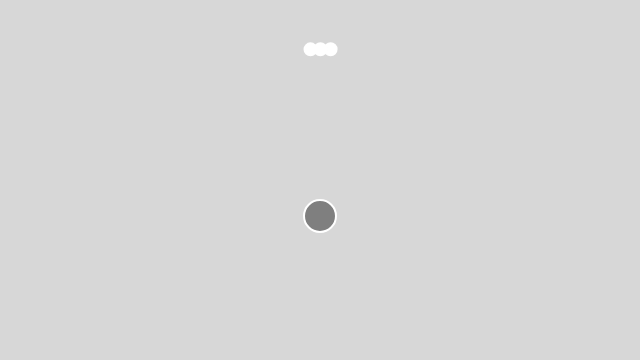
Frame 1 (no input)
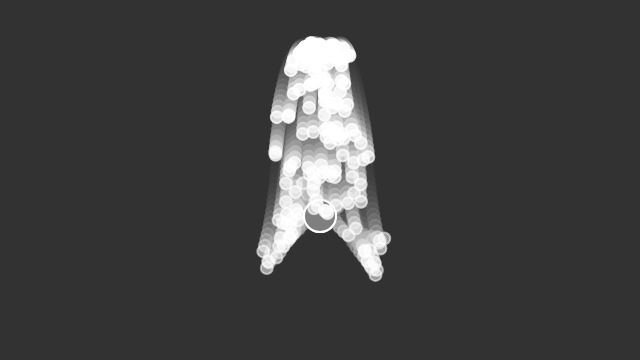
Frame 60 (no input)
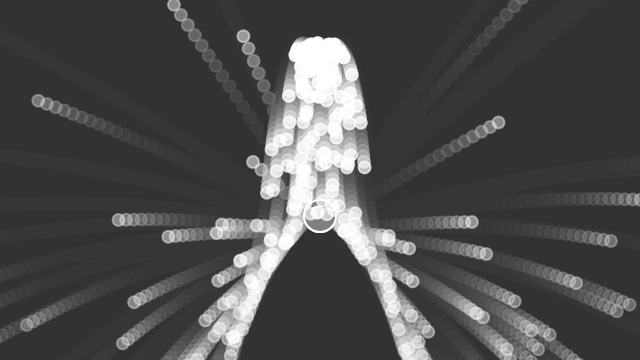
Frame 120 (the mouse pressed at the canvas centre since frame 60)

The p5.js sketch that drew these frames (run headless with seeded random() and noise() and a simulated clock; from frame 60 on, the mouse is pressed at the canvas centre):

// p5.js sketch
// ── sketch.js
// The Nature of Code
// Daniel Shiffman
// http://natureofcode.com

let ps;
let repeller;

function setup() {
  createCanvas(640, 360);
  ps = new ParticleSystem(createVector(width / 2, 50));
  repeller = new Repeller(width / 2, height *0.6);
}

function draw() {
  background(51,50);
  ps.addParticle(mouseX, mouseY);

  // Apply gravity force to all Particles
  let gravity = createVector(0, 0.02);
  ps.applyForce(gravity);

  ps.applyRepeller(repeller);

  repeller.display();
  ps.run();

}

// ── particle.js
// The Nature of Code
// Daniel Shiffman
// http://natureofcode.com

// Simple Particle System

// A simple Particle class

class Particle {
  constructor(x, y) {
    this.position = createVector(x, y);
    this.velocity = createVector(random(-1, 1), random(-1, 0));
    this.acceleration = createVector(0, 0);
    this.lifespan = 255.0;
  }

  run() {
    this.update();
    this.display();
  }

  applyForce(f) {
    this.acceleration.add(f);
  }

  // Method to update position
  update() {
    this.velocity.add(this.acceleration);
    this.position.add(this.velocity);
    this.lifespan -= 2;

    this.velocity.limit(5);
  }

  // Method to display
  display() {
    stroke(255, this.lifespan);
    strokeWeight(2);
    fill(255, this.lifespan);
    ellipse(this.position.x, this.position.y, 12, 12);
  }

  // Is the particle still useful?
  isDead() {
    if (this.lifespan < 0.0) {
      return true;
    } else {
      return false;
    }
  }
}

// ── particle_system.js
// The Nature of Code
// Daniel Shiffman
// http://natureofcode.com

class ParticleSystem {
  constructor(position) {
    this.origin = position.copy();
    this.particles = [];
  }

  addParticle(x, y) {
    if (x !== undefined && y !== undefined) {
      this.particles.push(new Particle(this.origin.x, this.origin.y));
      this.particles.push(new Particle(this.origin.x-10, this.origin.y));
      this.particles.push(new Particle(this.origin.x+10, this.origin.y));
    }
  }

  run() {
    // Run every particle
    // ES6 for..of loop
    for (let particle of this.particles) {
      particle.run();
    }

    // Filter removes any elements of the array that do not pass the test
    this.particles = this.particles.filter(particle => !particle.isDead());
  }

  // A function to apply a force to all Particles
  applyForce(f) {
    for (let particle of this.particles) {
      particle.applyForce(f);
    }
  }

  applyRepeller(r) {
    for (let particle of this.particles) {
      let force = r.repel(particle);
      particle.applyForce(force);
    }
  }

}

// ── repeller.js
class Repeller {
  constructor(x, y) {
    this.power = 50;
    this.position = createVector(x, y);
  }

  display() {
    stroke(255);
    strokeWeight(2);
    fill(127);
    ellipse(this.position.x, this.position.y, 32, 32);
  }

  repel(p) {
    let dir = p5.Vector.sub(this.position, p.position); // Calculate direction of force
    let d = dir.mag(); // Distance between objects
    dir.normalize(); // Normalize vector (distance doesn't matter here, we just want this vector for direction)
    d = constrain(d, 1, 100); // Keep distance within a reasonable range
    let force = -1 * this.power / (d * d); // Repelling force is inversely proportional to distance
    dir.mult(force); // Get force vector --> magnitude * direction
    return dir;
  }
};
